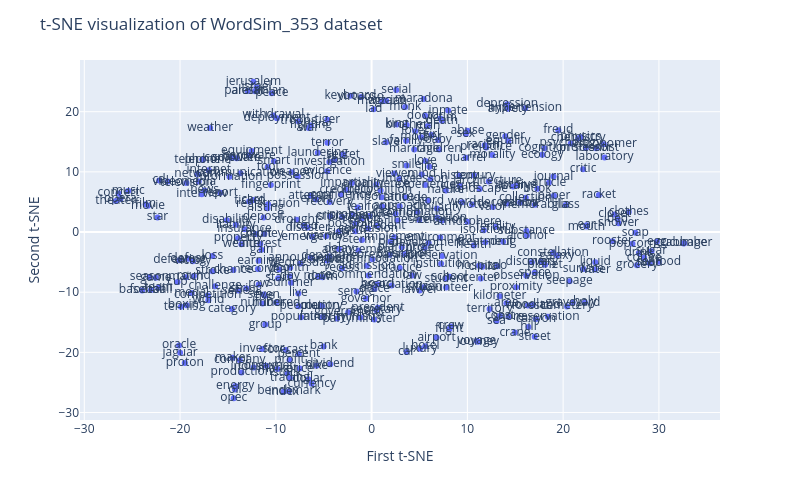

The code cell stored with this chart in its notebook:
### Code cell
fig = px.scatter(x=word_vectors_tsne[:, 0], y=word_vectors_tsne[:, 1], text=words)
fig.update_layout(
    title="t-SNE visualization of WordSim_353 dataset",
    xaxis_title="First t-SNE",
    yaxis_title="Second t-SNE",
    width=800,
    height=500
)
fig.show()

### Figure 1 — Plotly figure (JSON) as saved in the notebook; plotly's stock layout.template omitted (floating-point values rounded to 4 significant figures; data arrays with more than 128 entries replaced by an {"elided": "..."} marker saying what was removed)
{"data": [{"hovertemplate": "x=%{x}<br>y=%{y}<br>text=%{text}<extra></extra>", "legendgroup": "", "marker": {"color": "#636efa", "symbol": "circle"}, "mode": "markers+text", "name": "", "orientation": "v", "showlegend": false, "text": {"elided": "346 str values"}, "type": "scatter", "x": {"elided": "346 float values"}, "xaxis": "x", "y": {"elided": "346 float values"}, "yaxis": "y"}], "layout": {"height": 500, "legend": {"tracegroupgap": 0}, "margin": {"t": 60}, "title": {"text": "t-SNE visualization of WordSim_353 dataset"}, "width": 800, "xaxis": {"anchor": "y", "domain": [0, 1], "title": {"text": "First t-SNE"}}, "yaxis": {"anchor": "x", "domain": [0, 1], "title": {"text": "Second t-SNE"}}}}
